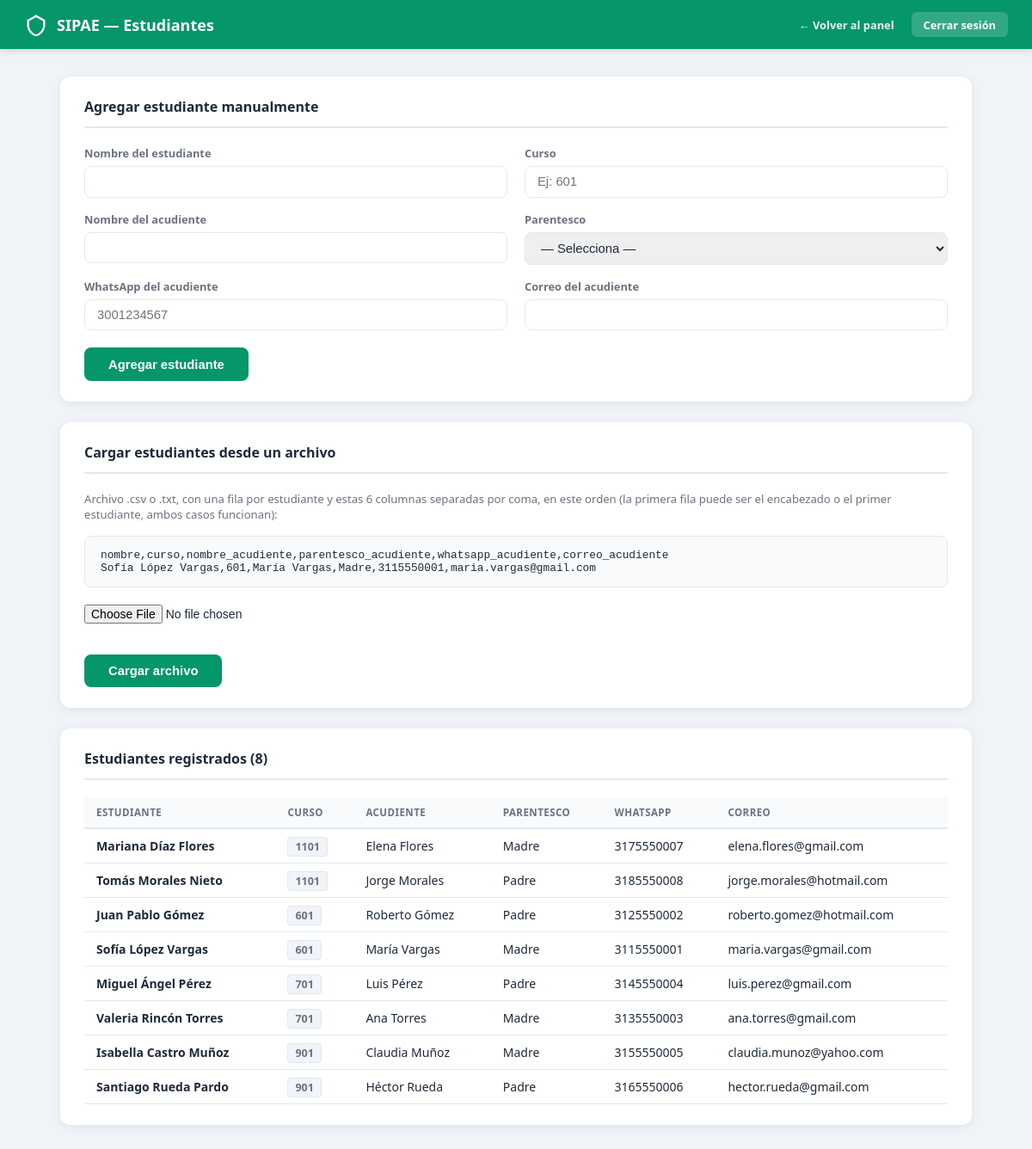
Page /estudiantes.php (signed in) on the committed database.
### tables this page shows
CREATE TABLE IF NOT EXISTS estudiantes (

     
    id                       INT UNSIGNED  NOT NULL AUTO_INCREMENT,

     
    nombre                   VARCHAR(120)  NOT NULL,

     
     
    curso                    VARCHAR(30)   NOT NULL COMMENT 'Ej: 601, 1101, Primero A',

     
    nombre_acudiente         VARCHAR(120)  NOT NULL,

     
    parentesco_acudiente     VARCHAR(30)   NOT NULL,

     
    whatsapp_acudiente       VARCHAR(20)   NOT NULL,

     
    correo_acudiente         VARCHAR(150)  NOT NULL,

     
    activo                   TINYINT(1)   NOT NULL DEFAULT 1,

     
    creado_en                TIMESTAMP    NOT NULL DEFAULT CURRENT_TIMESTAMP,

    CONSTRAINT pk_estudiantes PRIMARY KEY (id)

);

### estudiantes.php (the view, shortened to what this page needs)
<?php
$pdo = obtenerConexion();
$estudiantes = $pdo->query(
    'SELECT id, nombre, curso, nombre_acudiente, parentesco_acudiente,
            whatsapp_acudiente, correo_acudiente
       FROM estudiantes
      WHERE activo = 1
      ORDER BY curso ASC, nombre ASC'
)->fetchAll();
?>
<!DOCTYPE html>
<html lang="es">
<head>
</head>
<body>
<nav class="navbar">
    <a href="dashboard_coordinador.php" class="navbar__marca">
        <svg viewBox="0 0 24 24" aria-hidden="true">
            <path d="M12 2L3 7v5c0 5.25 3.75 10.15 9 11.25C17.25 22.15 21 17.25 21 12V7L12 2zm0 2.18l7 3.89V12c0 4.35-3.1 8.4-7 9.43C8.1 20.4 5 16.35 5 12V8.07l7-3.89z"/>
        </svg>
        SIPAE — Estudiantes
    </a>
    <div class="navbar__derecha">
        <a href="dashboard_coordinador.php" class="navbar__link">← Volver al panel</a>
        <a href="?logout=1" class="navbar__logout">Cerrar sesión</a>
    </div>
</nav>
<main class="contenedor">
    <div class="card">
        <h2 class="card__titulo">Agregar estudiante manualmente</h2>
        <form method="post" action="procesar_estudiante.php">
            <div class="grid-form">
                <div class="campo">
                    <label for="nombre">Nombre del estudiante</label>
                    <input type="text" id="nombre" name="nombre" maxlength="120" required>
                </div>
                <div class="campo">
                    <label for="curso">Curso</label>
                    <input type="text" id="curso" name="curso" maxlength="30" placeholder="Ej: 601" required>
                </div>
                <div class="campo">
                    <label for="nombre_acudiente">Nombre del acudiente</label>
                    <input type="text" id="nombre_acudiente" name="nombre_acudiente" maxlength="120" required>
                </div>
                <div class="campo">
                    <label for="parentesco_acudiente">Parentesco</label>
                    <select id="parentesco_acudiente" name="parentesco_acudiente" required>
                        <option value="">— Selecciona —</option>
                    </select>
                </div>
                <div class="campo">
                    <label for="whatsapp_acudiente">WhatsApp del acudiente</label>
                    <input type="text" id="whatsapp_acudiente" name="whatsapp_acudiente" maxlength="20" placeholder="3001234567" required>
                </div>
                <div class="campo">
                    <label for="correo_acudiente">Correo del acudiente</label>
                    <input type="email" id="correo_acudiente" name="correo_acudiente" maxlength="150" required>
                </div>
            </div>
            <button type="submit" class="btn btn--verde">Agregar estudiante</button>
        </form>
    </div>
    <div class="card">
        <h2 class="card__titulo">Cargar estudiantes desde un archivo</h2>
        <p class="nota">
            Archivo .csv o .txt, con una fila por estudiante y estas 6 columnas
            separadas por coma, en este orden (la primera fila puede ser el
            encabezado o el primer estudiante, ambos casos funcionan):
        </p>
        <div class="formato-ejemplo">
            nombre,curso,nombre_acudiente,parentesco_acudiente,whatsapp_acudiente,correo_acudiente<br>
            Sofía López Vargas,601,María Vargas,Madre,3115550001,maria.vargas@gmail.com
        </div>
        <form method="post" action="cargar_estudiantes.php" enctype="multipart/form-data">
            <input type="file" name="archivo" accept=".csv,.txt" required>
            <button type="submit" class="btn btn--verde">Cargar archivo</button>
        </form>
    </div>
    <div class="card">
        <h2 class="card__titulo">Estudiantes registrados (<?= count($estudiantes) ?>)</h2>
        <?php if (empty($estudiantes)): ?>
            <div class="vacio">Aún no hay estudiantes registrados.</div>
        <?php else: ?>
            <div class="tabla-wrapper">
                <table>
                    <thead>
                        <tr>
                            <th>Estudiante</th>
                            <th>Curso</th>
                            <th>Acudiente</th>
                            <th>Parentesco</th>
                            <th>WhatsApp</th>
                            <th>Correo</th>
                        </tr>
                    </thead>
                    <tbody>
                        <?php foreach ($estudiantes as $e): ?>
                        <tr>
                            <td style="font-weight:600"><?= htmlspecialchars($e['nombre'], ENT_QUOTES, 'UTF-8') ?></td>
                            <td><span class="curso-tag"><?= htmlspecialchars($e['curso'], ENT_QUOTES, 'UTF-8') ?></span></td>
                            <td><?= htmlspecialchars($e['nombre_acudiente'], ENT_QUOTES, 'UTF-8') ?></td>
                            <td><?= htmlspecialchars($e['parentesco_acudiente'], ENT_QUOTES, 'UTF-8') ?></td>
                            <td><?= htmlspecialchars($e['whatsapp_acudiente'], ENT_QUOTES, 'UTF-8') ?></td>
                            <td><?= htmlspecialchars($e['correo_acudiente'], ENT_QUOTES, 'UTF-8') ?></td>
                        </tr>
                        <?php endforeach; ?>
                    </tbody>
                </table>
            </div>
        <?php endif; ?>
    </div>
</main>
</body>
</html>

### estudiantes.php (style rules this page uses)
*, *::before, *::after { box-sizing: border-box; margin: 0; padding: 0; }
:root { --verde: #059669; --verde-oscuro: #047857; --azul: #1a56db; --rojo: #dc2626; --gris-fondo: #f0f4f8; --gris-borde: #e2e8f0; --gris-texto: #6b7280; --texto: #1e2a3a; }
body { font-family: 'Segoe UI', Arial, sans-serif; background: var(--gris-fondo); color: var(--texto); min-height: 100vh; }
.navbar { background: var(--verde); padding: .875rem 1.75rem; display: flex; align-items: center; justify-content: space-between; box-shadow: 0 2px 8px rgba(0,0,0,.15); position: sticky; top: 0; }
.navbar__marca { display: flex; align-items: center; gap: .625rem; color: #fff; font-size: 1.125rem; font-weight: 700; text-decoration: none; }
.navbar__marca svg { width: 28px; height: 28px; fill: #fff; }
.navbar__derecha { display: flex; align-items: center; gap: 1.25rem; }
.navbar__link { color: #fff; text-decoration: none; font-size: .8rem; font-weight: 600; opacity: .9; }
.navbar__logout { color: #fff; text-decoration: none; background: rgba(255,255,255,.18); padding: .35rem .875rem; border-radius: 6px; font-size: .8rem; font-weight: 600; }
.contenedor { max-width: 1100px; margin: 2rem auto; padding: 0 1.25rem; }
.card { background: #fff; border-radius: 12px; box-shadow: 0 2px 12px rgba(0,0,0,.07); padding: 1.5rem 1.75rem; margin-bottom: 1.5rem; }
.card__titulo { font-size: 1rem; font-weight: 700; margin-bottom: 1.25rem; padding-bottom: .75rem; border-bottom: 2px solid var(--gris-borde); }
.grid-form { display: grid; grid-template-columns: repeat(2, 1fr); gap: 1rem 1.25rem; }
.campo { display: flex; flex-direction: column; gap: .375rem; }
.campo label { font-size: .8rem; font-weight: 600; color: var(--gris-texto); }
.campo input, .campo select { padding: .575rem .875rem; border: 1.5px solid var(--gris-borde); border-radius: 8px; font-size: .925rem; color: var(--texto); }
.btn { padding: .7rem 1.75rem; border: none; border-radius: 8px; font-size: .925rem; font-weight: 700; cursor: pointer; color: #fff; margin-top: 1.25rem; }
.btn--verde { background: var(--verde); }
.formato-ejemplo { background: #f8fafc; border: 1px solid var(--gris-borde); border-radius: 8px; padding: .875rem 1.125rem; font-family: monospace; font-size: .8rem; color: var(--texto); margin: .75rem 0 1.25rem; overflow-x: auto; }
.nota { font-size: .82rem; color: var(--gris-texto); margin-bottom: 1rem; }
input[type="file"] { display: block; margin-bottom: 1rem; font-size: .875rem; }
.tabla-wrapper { overflow-x: auto; }
table { width: 100%; border-collapse: collapse; font-size: .875rem; }
thead th { background: #f8fafc; padding: .625rem .875rem; text-align: left; font-size: .72rem; font-weight: 700; color: var(--gris-texto); text-transform: uppercase; letter-spacing: .04em; border-bottom: 2px solid var(--gris-borde); }
tbody td { padding: .625rem .875rem; border-bottom: 1px solid var(--gris-borde); }
.curso-tag { background: #f1f5f9; border: 1px solid var(--gris-borde); border-radius: 4px; padding: .15rem .5rem; font-size: .78rem; font-weight: 700; color: var(--gris-texto); }

### rows in the picture
estudiantes: nombre "Mariana Díaz Flores", curso "1101", nombre_acudiente "Elena Flores", parentesco_acudiente "Madre", whatsapp_acudiente "3175550007", correo_acudiente "elena.flores@gmail.com"
estudiantes: nombre "Tomás Morales Nieto", curso "1101", nombre_acudiente "Jorge Morales", parentesco_acudiente "Padre", whatsapp_acudiente "3185550008", correo_acudiente "jorge.morales@hotmail.com"
estudiantes: nombre "Juan Pablo Gómez", curso "601", nombre_acudiente "Roberto Gómez", parentesco_acudiente "Padre", whatsapp_acudiente "3125550002", correo_acudiente "roberto.gomez@hotmail.com"
estudiantes: nombre "Sofía López Vargas", curso "601", nombre_acudiente "María Vargas", parentesco_acudiente "Madre", whatsapp_acudiente "3115550001", correo_acudiente "maria.vargas@gmail.com"
estudiantes: nombre "Miguel Ángel Pérez", curso "701", nombre_acudiente "Luis Pérez", parentesco_acudiente "Padre", whatsapp_acudiente "3145550004", correo_acudiente "luis.perez@gmail.com"
estudiantes: nombre "Valeria Rincón Torres", curso "701", nombre_acudiente "Ana Torres", parentesco_acudiente "Madre", whatsapp_acudiente "3135550003", correo_acudiente "ana.torres@gmail.com"
estudiantes: nombre "Isabella Castro Muñoz", curso "901", nombre_acudiente "Claudia Muñoz", parentesco_acudiente "Madre", whatsapp_acudiente "3155550005", correo_acudiente "claudia.munoz@yahoo.com"
estudiantes: nombre "Santiago Rueda Pardo", curso "901", nombre_acudiente "Héctor Rueda", parentesco_acudiente "Padre", whatsapp_acudiente "3165550006", correo_acudiente "hector.rueda@gmail.com"

### other values in the picture
count($estudiantes) "8"
